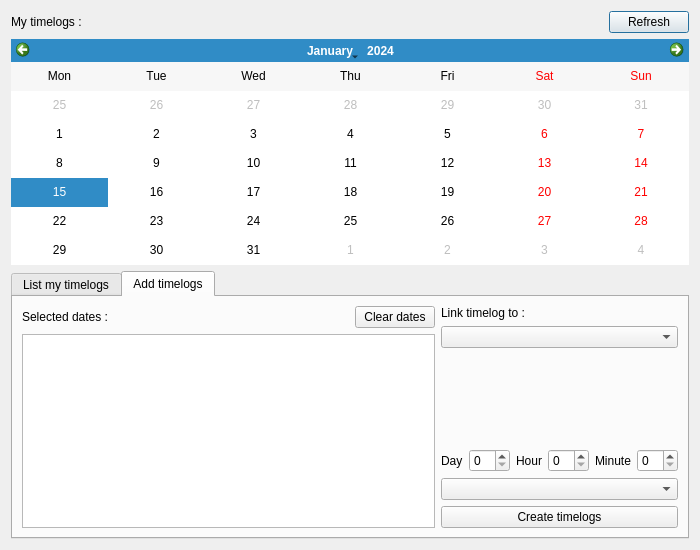
<?xml version="1.0" encoding="UTF-8"?>
<ui version="4.0">
 <class>dlg_aqTimelogs</class>
 <widget class="QDialog" name="dlg_aqTimelogs">
  <property name="geometry">
   <rect>
    <x>0</x>
    <y>0</y>
    <width>700</width>
    <height>550</height>
   </rect>
  </property>
  <property name="windowTitle">
   <string>Aquarium Timelogs</string>
  </property>
  <layout class="QGridLayout" name="gridLayout">
   <item row="0" column="0">
    <layout class="QVBoxLayout" name="verticalLayout_3">
     <item>
      <layout class="QHBoxLayout" name="horizontalLayout">
       <item>
        <widget class="QLabel" name="l_timelogs">
         <property name="text">
          <string>My timelogs :</string>
         </property>
        </widget>
       </item>
       <item>
        <spacer name="horizontalSpacer">
         <property name="orientation">
          <enum>Qt::Horizontal</enum>
         </property>
         <property name="sizeHint" stdset="0">
          <size>
           <width>40</width>
           <height>20</height>
          </size>
         </property>
        </spacer>
       </item>
       <item>
        <widget class="QPushButton" name="b_refresh">
         <property name="text">
          <string>Refresh</string>
         </property>
        </widget>
       </item>
      </layout>
     </item>
     <item>
      <widget class="QCalendarWidget" name="c_calendar">
       <property name="maximumSize">
        <size>
         <width>16777215</width>
         <height>300</height>
        </size>
       </property>
       <property name="gridVisible">
        <bool>false</bool>
       </property>
       <property name="selectionMode">
        <enum>QCalendarWidget::SingleSelection</enum>
       </property>
       <property name="horizontalHeaderFormat">
        <enum>QCalendarWidget::ShortDayNames</enum>
       </property>
       <property name="verticalHeaderFormat">
        <enum>QCalendarWidget::NoVerticalHeader</enum>
       </property>
      </widget>
     </item>
     <item>
      <widget class="QTabWidget" name="tabWidget">
       <property name="currentIndex">
        <number>1</number>
       </property>
       <widget class="QWidget" name="tab_timelogs">
        <property name="font">
         <font>
          <pointsize>8</pointsize>
          <stylestrategy>PreferDefault</stylestrategy>
         </font>
        </property>
        <attribute name="title">
         <string>List my timelogs</string>
        </attribute>
        <layout class="QGridLayout" name="gridLayout_2">
         <item row="0" column="0">
          <layout class="QVBoxLayout" name="verticalLayout_2">
           <item>
            <widget class="QTableView" name="t_timelogs"/>
           </item>
          </layout>
         </item>
        </layout>
       </widget>
       <widget class="QWidget" name="tab_add_timelogs">
        <attribute name="title">
         <string>Add timelogs</string>
        </attribute>
        <layout class="QGridLayout" name="gridLayout_3">
         <item row="0" column="0">
          <layout class="QHBoxLayout" name="horizontalLayout_2">
           <item>
            <layout class="QVBoxLayout" name="verticalLayout_5">
             <item>
              <layout class="QHBoxLayout" name="horizontalLayout_4">
               <item>
                <widget class="QLabel" name="l_selecteddates">
                 <property name="text">
                  <string>Selected dates :</string>
                 </property>
                </widget>
               </item>
               <item>
                <spacer name="horizontalSpacer_2">
                 <property name="orientation">
                  <enum>Qt::Horizontal</enum>
                 </property>
                 <property name="sizeHint" stdset="0">
                  <size>
                   <width>40</width>
                   <height>20</height>
                  </size>
                 </property>
                </spacer>
               </item>
               <item>
                <widget class="QPushButton" name="b_cleardates">
                 <property name="text">
                  <string>Clear dates</string>
                 </property>
                </widget>
               </item>
              </layout>
             </item>
             <item>
              <widget class="QListView" name="lv_selecteddates"/>
             </item>
            </layout>
           </item>
           <item>
            <layout class="QVBoxLayout" name="verticalLayout_4">
             <item>
              <layout class="QVBoxLayout" name="verticalLayout">
               <item>
                <widget class="QLabel" name="l_linkto">
                 <property name="text">
                  <string>Link timelog to :</string>
                 </property>
                </widget>
               </item>
               <item>
                <widget class="QComboBox" name="cb_linkto"/>
               </item>
               <item>
                <spacer name="verticalSpacer">
                 <property name="orientation">
                  <enum>Qt::Vertical</enum>
                 </property>
                 <property name="sizeHint" stdset="0">
                  <size>
                   <width>20</width>
                   <height>40</height>
                  </size>
                 </property>
                </spacer>
               </item>
               <item>
                <layout class="QHBoxLayout" name="horizontalLayout_3">
                 <item>
                  <widget class="QLabel" name="l_day">
                   <property name="text">
                    <string>Day</string>
                   </property>
                  </widget>
                 </item>
                 <item>
                  <widget class="QSpinBox" name="sb_day"/>
                 </item>
                 <item>
                  <widget class="QLabel" name="l_hour">
                   <property name="text">
                    <string>Hour</string>
                   </property>
                  </widget>
                 </item>
                 <item>
                  <widget class="QSpinBox" name="sb_hour"/>
                 </item>
                 <item>
                  <widget class="QLabel" name="l_minute">
                   <property name="text">
                    <string>Minute</string>
                   </property>
                  </widget>
                 </item>
                 <item>
                  <widget class="QSpinBox" name="sb_minute"/>
                 </item>
                </layout>
               </item>
              </layout>
             </item>
             <item>
              <widget class="QComboBox" name="cb_tags"/>
             </item>
             <item>
              <widget class="QPushButton" name="b_createtimelogs">
               <property name="text">
                <string>Create timelogs</string>
               </property>
              </widget>
             </item>
            </layout>
           </item>
          </layout>
         </item>
        </layout>
       </widget>
      </widget>
     </item>
    </layout>
   </item>
  </layout>
 </widget>
 <resources/>
 <connections/>
</ui>
